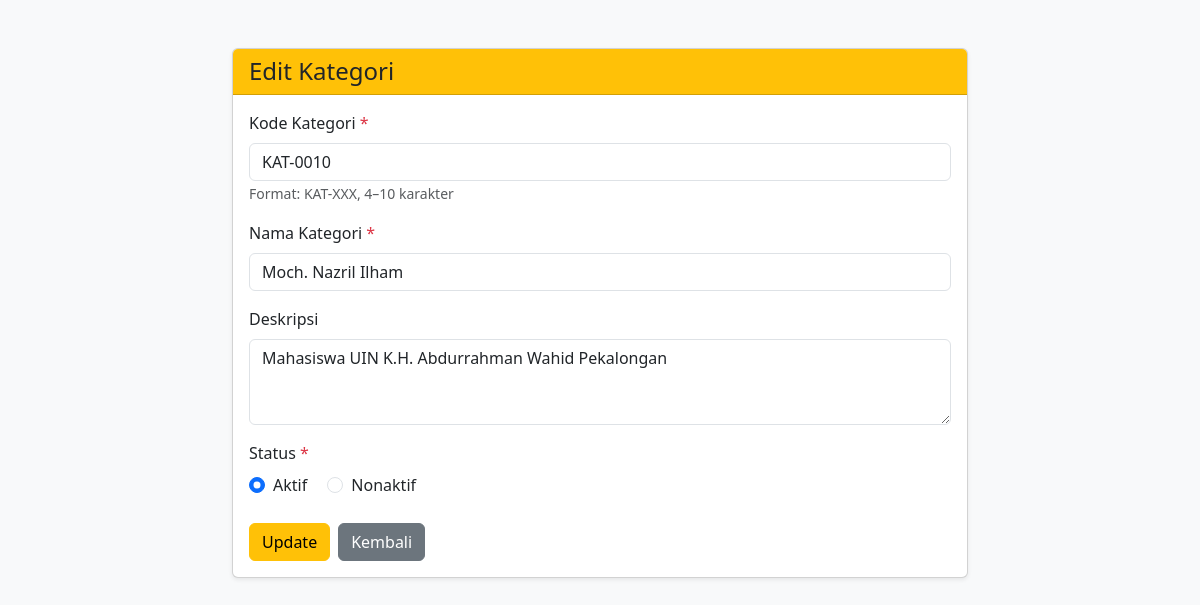
The app's page /UTS_60324071/edit.php?id=9 with its own data.
### tables this page shows
CREATE TABLE `kategori` (
  `id_kategori` int NOT NULL,
  `kode_kategori` varchar(10) NOT NULL,
  `nama_kategori` varchar(50) NOT NULL,
  `deskripsi` text,
  `status` enum('Aktif','Nonaktif') DEFAULT 'Aktif',
  `created_at` timestamp NULL DEFAULT CURRENT_TIMESTAMP
);

### UTS_60324071/edit.php (the view, shortened to what this page needs)
<!DOCTYPE html>
<html lang="id">
<head>
    <link href="https://cdn.jsdelivr.net/npm/bootstrap@5.3.0/dist/css/bootstrap.min.css" rel="stylesheet">
</head>
<body class="bg-light">
    <?php
    require_once 'config/database.php';
    $errors = [];
    $id = (int) $_GET['id'];
    $stmtGet = $conn->prepare("SELECT * FROM kategori WHERE id_kategori = ?");
    $stmtGet->bind_param("i", $id);
    $stmtGet->execute();
    $result = $stmtGet->get_result();
    $data = $result->fetch_assoc();
    $kode      = $data['kode_kategori'];
    $nama      = $data['nama_kategori'];
    $deskripsi = $data['deskripsi'];
    $status    = $data['status'];
    ?>
    <div class="container mt-5">
        <div class="row justify-content-center">
            <div class="col-md-8">
                <div class="card shadow-sm">
                    <div class="card-header bg-warning">
                        <h4 class="mb-0">Edit Kategori</h4>
                    </div>
                    <div class="card-body">
                        <form method="POST">
                            <div class="mb-3">
                                <label for="kode_kategori" class="form-label">Kode Kategori <span class="text-danger">*</span></label>
                                <input type="text"
                                       class="form-control <?= isset($errors['kode']) ? 'is-invalid' : '' ?>"
                                       id="kode_kategori"
                                       name="kode_kategori"
                                       value="<?= htmlspecialchars($kode) ?>"
                                       placeholder="Contoh: KAT-001"
                                       required>
                                <small class="text-muted">Format: KAT-XXX, 4–10 karakter</small>
                            </div>
                            <div class="mb-3">
                                <label for="nama_kategori" class="form-label">Nama Kategori <span class="text-danger">*</span></label>
                                <input type="text"
                                       class="form-control <?= isset($errors['nama']) ? 'is-invalid' : '' ?>"
                                       id="nama_kategori"
                                       name="nama_kategori"
                                       value="<?= htmlspecialchars($nama) ?>"
                                       required>
                            </div>
                            <div class="mb-3">
                                <label for="deskripsi" class="form-label">Deskripsi</label>
                                <textarea class="form-control <?= isset($errors['deskripsi']) ? 'is-invalid' : '' ?>"
                                          id="deskripsi"
                                          name="deskripsi"
                                          rows="3"
                                          placeholder="Deskripsi kategori (opsional, maks. 200 karakter)"><?= htmlspecialchars($deskripsi ?? '') ?></textarea>
                            </div>
                            <div class="mb-4">
                                <label class="form-label">Status <span class="text-danger">*</span></label>
                                <div>
                                    <div class="form-check form-check-inline">
                                        <input class="form-check-input" type="radio" name="status" id="statusAktif" value="Aktif"
                                               <?= ($status == 'Aktif') ? 'checked' : '' ?>>
                                        <label class="form-check-label" for="statusAktif">Aktif</label>
                                    </div>
                                    <div class="form-check form-check-inline">
                                        <input class="form-check-input" type="radio" name="status" id="statusNonaktif" value="Nonaktif"
                                               <?= ($status == 'Nonaktif') ? 'checked' : '' ?>>
                                        <label class="form-check-label" for="statusNonaktif">Nonaktif</label>
                                    </div>
                                </div>
                            </div>
                            <div class="d-flex gap-2">
                                <button type="submit" class="btn btn-warning">Update</button>
                                <a href="index.php" class="btn btn-secondary">Kembali</a>
                            </div>
                        </form>
                    </div>
                </div>
            </div>
        </div>
    </div>
</body>
</html>

### records on screen
kategori: kode_kategori "KAT-0010", nama_kategori "Moch. Nazril Ilham", deskripsi "Mahasiswa UIN K.H. Abdurrahman Wahid Pekalongan", status "☑ Aktif", status "☐ Nonaktif"
